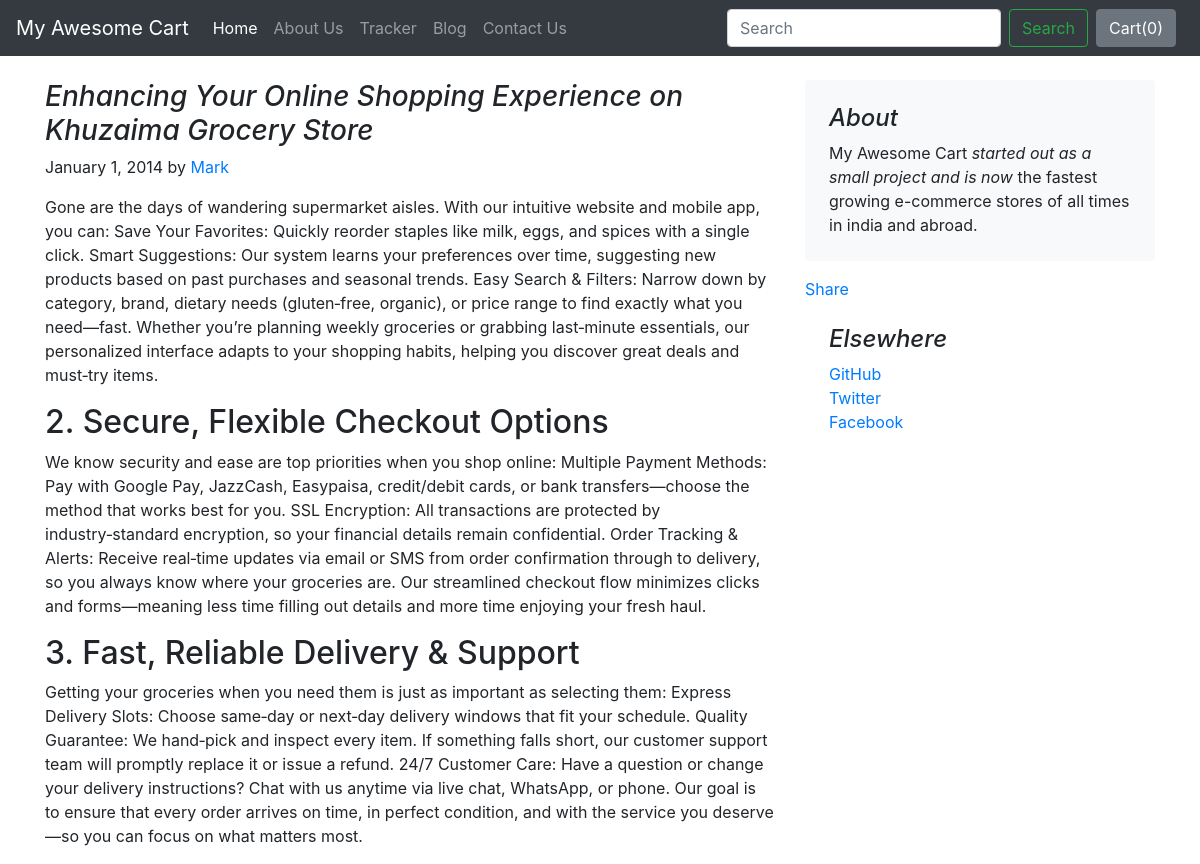
The page /blog/blogpost/1 on the database its author committed.
### blog/models.py (models this page shows)
class Blogposts(models.Model):
    post_id = models.AutoField(primary_key = True)
    title = models.CharField(max_length = 100)
    head0 = models.CharField(max_length = 5000)
    chead0 = models.CharField(max_length = 5000)
    head1 = models.CharField(max_length = 100)
    chead1 = models.CharField(max_length = 5000)
    head2 = models.CharField(max_length = 100)
    chead2 = models.CharField(max_length = 5000)
    pub_date = models.DateField()
    thumbnail = models.ImageField(upload_to = 'shop/images', default = '')

### blog/views.py (the view)
# urls.py: path("blogpost/<int:id>", views.blogpost, name="Blogpost"),
def blogpost(request, id):
    post = Blogposts.objects.filter(post_id = id)[0]
    return render(request, 'blog/blogpost.html', {'post': post})

### blog/templates/blog/blogpost.html (shortened to what this page needs)
{% extends 'blog/basic.html' %}
{% block body %}
<div class="container">
    <div class="row mt-4">
        <div class="col-md-8 blog-main">
            <h3 class="font-italic">
                {{post.title}}
            </h3>
            <div class="blog-post">
                <p class="blog-post-meta">January 1, 2014 by <a href="#">Mark</a></p>
                <p>{{post.chead0}}</p>
                <h2>{{post.head1}}</h2>
                <p>{{post.chead1}}</p>
                <h2>{{post.head2}}</h2>
                <p>{{post.chead2}}</p>
            </div>
        </div>
        <aside class="col-md-4 blog-sidebar">
            <div class="p-4 mb-3 bg-light rounded">
                <h4 class="font-italic">About</h4>
                <p class="mb-0">My Awesome Cart <em>started out as a small project and is now</em> the fastest growing e-commerce stores of all times in india and abroad.</p>
            </div>
            <div class="fb-share-button" data-href="http://127.0.0.1:8000/blog/blogpost/{{post.post_id}}" data-layout="" data-size=""><a target="_blank" href="https://www.facebook.com/sharer/sharer.php?u=http%3A%2F%2F127.0.0.1%3A8000%2Fblog%2Fblogpost%2F1&amp;src=sdkpreparse" class="fb-xfbml-parse-ignore">Share</a></div>
            <div class="p-4">
                <h4 class="font-italic">Elsewhere</h4>
                <ol class="list-unstyled">
                    <li><a href="#">GitHub</a></li>
                    <li><a href="#">Twitter</a></li>
                    <li><a href="#">Facebook</a></li>
                </ol>
            </div>
        </aside>
    </div>
</div>
{% endblock %}

### rows shown on the page
Blogposts: title "Enhancing Your Online Shopping Experience on Khuzaima Grocery Store", chead0 "Gone are the days of wandering supermarket aisles. With our intuitive website and mobile app, you can: Save Your Favorites: Quickly reorder staples like milk, eggs, and spices with a single click. Smart Suggestions: Our system learns your preferences over time, suggesting new products based on past purchases and seasonal trends. Easy Search & Filters: Narrow down by category, brand, dietary needs (gluten‑free, organic), or price range to find exactly what you need—fast. Whether you’re planning weekly groceries or grabbing last‑minute essentials, our personalized interface adapts to your shopping habits, helping you discover great deals and must‑try items.", head1 "2. Secure, Flexible Checkout Options", chead1 "We know security and ease are top priorities when you shop online: Multiple Payment Methods: Pay with Google Pay, JazzCash, Easypaisa, credit/debit cards, or bank transfers—choose the method that works best for you. SSL Encryption: All transactions are protected by industry‑standard encryption, so your financial details remain confidential. Order Tracking & Alerts: Receive real‑time updates via email or SMS from order confirmation through to delivery, so you always know where your groceries are. Our streamlined checkout flow minimizes clicks and forms—meaning less time filling out details and more time enjoying your fresh haul.", head2 "3. Fast, Reliable Delivery & Support", chead2 "Getting your groceries when you need them is just as important as selecting them: Express Delivery Slots: Choose same‑day or next‑day delivery windows that fit your schedule. Quality Guarantee: We hand‑pick and inspect every item. If something falls short, our customer support team will promptly replace it or issue a refund. 24/7 Customer Care: Have a question or change your delivery instructions? Chat with us anytime via live chat, WhatsApp, or phone. Our goal is to ensure that every order arrives on time, in perfect condition, and with the service you deserve—so you can focus on what matters most."
